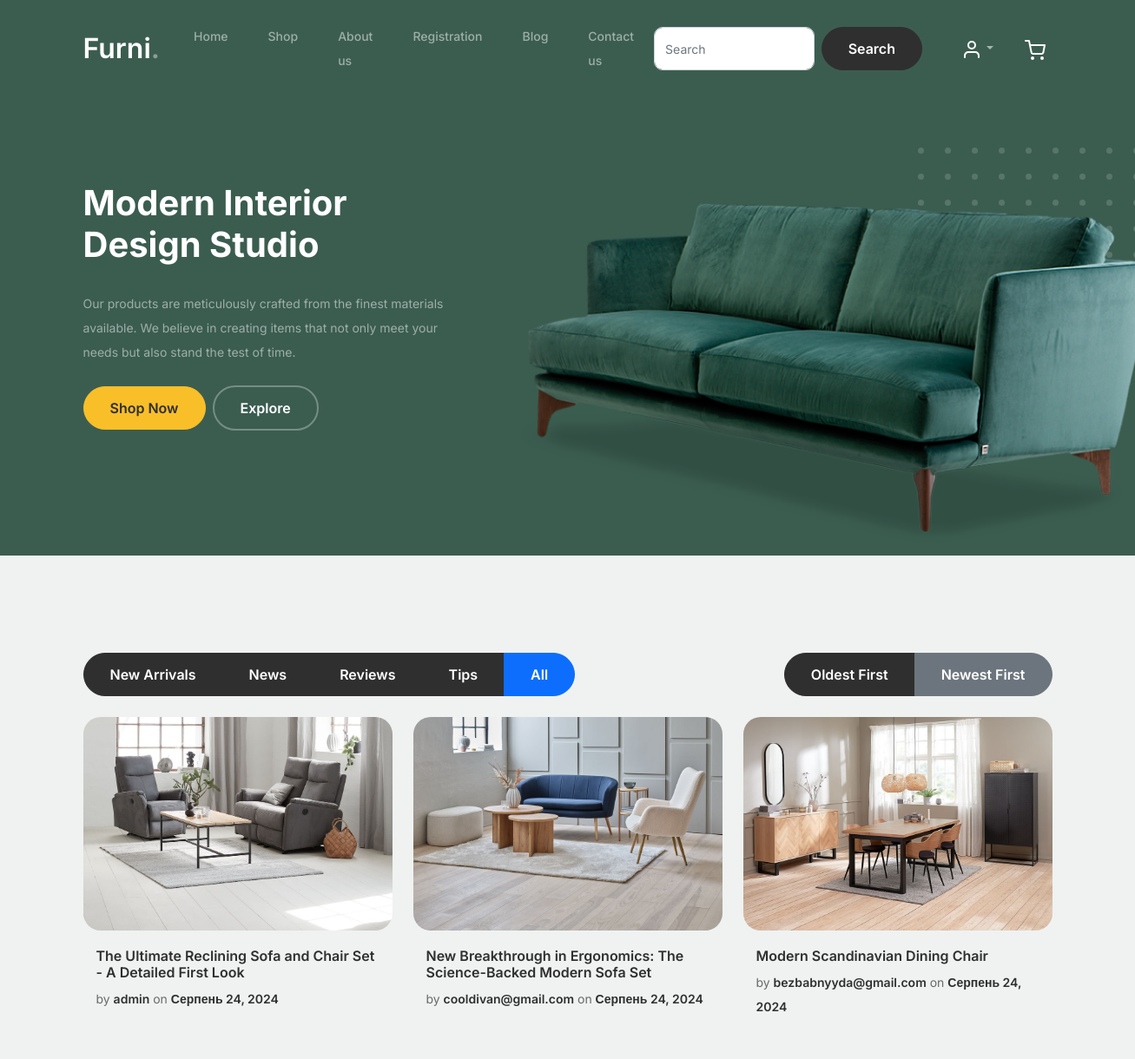
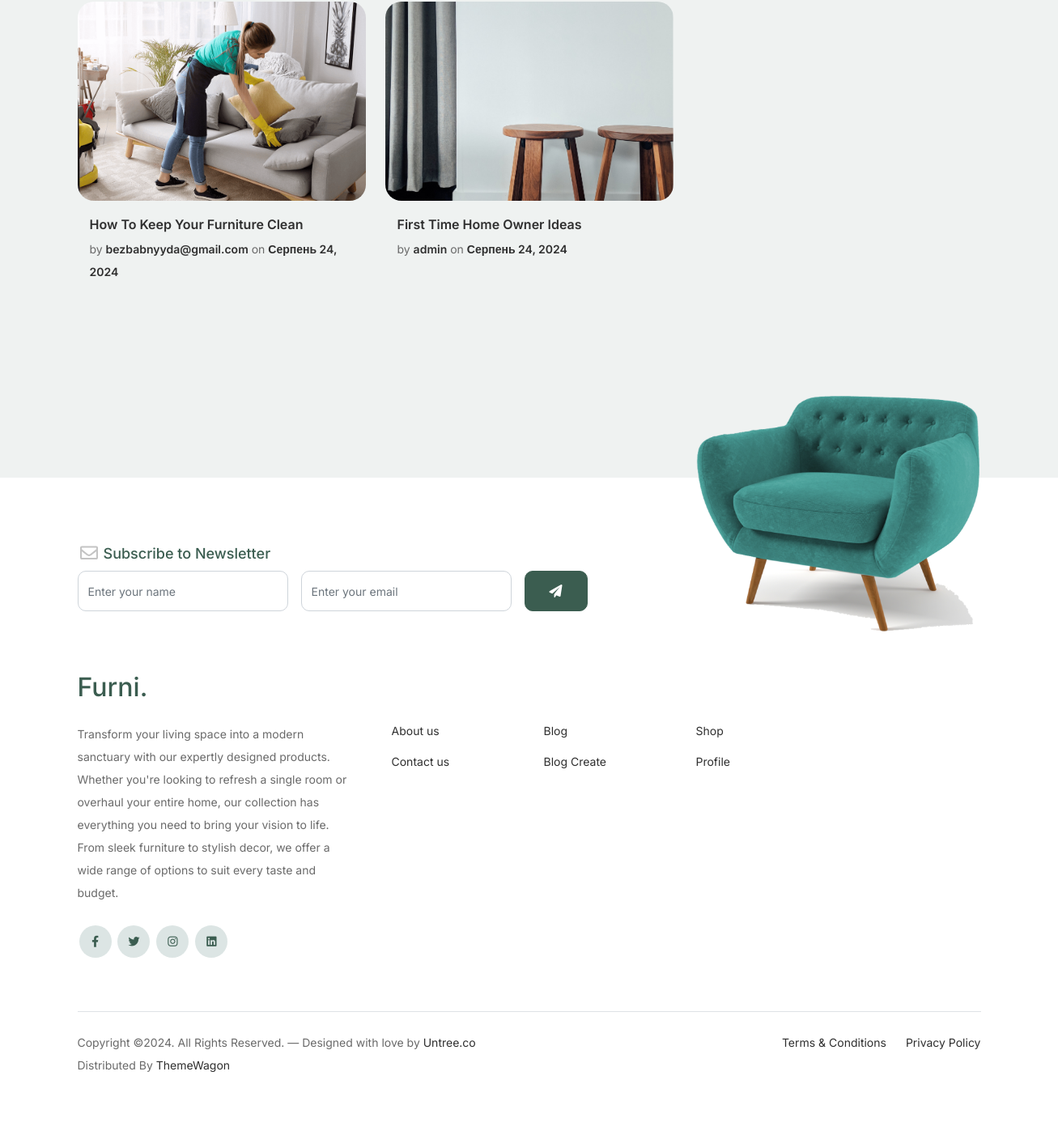
Screenshot of /blog/ with the database file from the repository (2 pictures, top to bottom).
### shop/models.py (models this page shows, shortened)
class BlogCategory(models.Model):
    name = models.CharField(max_length=200, db_index=True)
    slug = models.SlugField(max_length=200, db_index=True, unique=True)
    class Meta:
        ordering = ('name',)
        verbose_name = 'Категория блога'
        verbose_name_plural = 'Категории блога'

class BlogPost(models.Model):
    author = models.ForeignKey(User, on_delete=models.CASCADE)
    title = models.CharField(max_length=200)
    content = models.TextField()
    created_at = models.DateTimeField(auto_now_add=True)
    category = models.ForeignKey(BlogCategory, related_name='blog_posts', on_delete=models.CASCADE)  # Используем BlogCategory
    def get_absolute_url(self):
        return reverse('shop:blog_detail', args=[str(self.id)])

class BlogImage(models.Model):
    blog_post = models.ForeignKey(BlogPost, on_delete=models.CASCADE, related_name='images')
    image = models.ImageField(upload_to='blog_images/')

### shop/views.py (the view)
# urls.py: path('blog/', views.blog, name='blog'),
def blog(request):
    category_slug = request.GET.get('category')
    sort_by_date = request.GET.get('sort_by_date', 'desc')
    blog_posts = BlogPost.objects.all()
    if category_slug:
        category = get_object_or_404(BlogCategory, slug=category_slug)
        blog_posts = blog_posts.filter(category=category)
    if sort_by_date == 'asc':
        blog_posts = blog_posts.order_by('created_at')
    else:
        blog_posts = blog_posts.order_by('-created_at')
    categories = BlogCategory.objects.all()
    return render(request, 'shop/blog.html', {
        'blog_posts': blog_posts,
        'categories': categories,
        'selected_category': category_slug,
        'sort_by_date': sort_by_date,
    })

### shop/forms.py
class SubscriptionForm(forms.ModelForm):
    class Meta:
        model = Subscriber
        fields = ['name', 'email']
    name = forms.CharField(max_length=100, widget=forms.TextInput(attrs={
        'class': 'form-control',
        'placeholder': 'Enter your name',
    }))
    email = forms.EmailField(widget=forms.EmailInput(attrs={
        'class': 'form-control',
        'placeholder': 'Enter your email',
    }))

### shop/context_processors.py (called while the page is built)
def subscription_form(request):
    return {'subscription_form': SubscriptionForm()}

### shopping_cart/cart.py (called while the page is built)
    def __len__(self):
        return sum(item['quantity'] for item in self.cart.values())

    def get_total_quantity(self):
        return self.__len__()

### shopping_cart/context_processors.py (called while the page is built)
def cart(request):
    return {'cart': Cart(request)}

### templates/shop/blog.html (shortened to what this page needs)
{% extends 'shop/base.html' %}
{% load static %}
{% block content %}
<div class="blog-section">
    <div class="container">
        <div class="row mb-4">
            <div class="col-12">
                <div class="btn-group" role="group">
                    {% for category in categories %}
                    <a href="?category={{ category.slug }}&sort_by_date={{ sort_by_date }}" class="btn btn-outline-primary {% if selected_category == category.slug %}active{% endif %}">
                        {{ category.name }}
                    </a>
                    {% endfor %}
                    <a href="?sort_by_date={{ sort_by_date }}" class="btn btn-outline-primary {% if not selected_category %}active{% endif %}">
                        All
                    </a>
                </div>
                <div class="btn-group float-end" role="group">
                    <a href="?sort_by_date=asc{% if selected_category %}&category={{ selected_category }}{% endif %}" class="btn btn-outline-secondary {% if sort_by_date == 'asc' %}active{% endif %}">
                        Oldest First
                    </a>
                    <a href="?sort_by_date=desc{% if selected_category %}&category={{ selected_category }}{% endif %}" class="btn btn-outline-secondary {% if sort_by_date == 'desc' %}active{% endif %}">
                        Newest First
                    </a>
                </div>
            </div>
        </div>
        <div class="row">
            {% for post in blog_posts %}
            <div class="col-12 col-sm-6 col-md-4 mb-5">
                <div class="post-entry">
                    <a href="{{ post.get_absolute_url }}" class="post-thumbnail">
                        {% if post.images.first %}
                        <img src="{{ post.images.first.image.url }}" alt="{{ post.title }}" class="img-fluid">
                        {% else %}
                        <img src="{% static 'shop/images/default-post.jpg' %}" alt="Default Image" class="img-fluid">
                        {% endif %}
                    </a>
                    <div class="post-content-entry">
                        <h3><a href="{{ post.get_absolute_url }}">{{ post.title }}</a></h3>
                        <div class="meta">
                            <span>by <a href="#">{{ post.author.username }}</a></span>
                            <span>on <a href="#">{{ post.created_at|date:"F d, Y" }}</a></span>
                        </div>
                    </div>
                </div>
            </div>
            {% endfor %}
        </div>
    </div>
</div>
{% endblock %}

### templates/shop/base.html (shortened to what this page needs)
{% load crispy_forms_tags %}
{% load static %}
<!doctype html>
<html lang="en">
<head>
  <link href="{% static 'shop/css/bootstrap.min.css' %}" rel="stylesheet">
  <link href="https://cdnjs.cloudflare.com/ajax/libs/font-awesome/6.0.0-beta3/css/all.min.css" rel="stylesheet">
  <link href="{% static 'shop/css/tiny-slider.css' %}" rel="stylesheet">
  <link href="{% static 'shop/css/style.css' %}" rel="stylesheet">
</head>
<body>
  <nav class="custom-navbar navbar navbar navbar-expand-md navbar-dark bg-dark" arial-label="Furni navigation bar">
    <div class="container">
      <a class="navbar-brand" href="{% url 'shop:index' %}">Furni<span>.</span></a>
      <div class="collapse navbar-collapse" id="navbarsFurni">
           <ul class="custom-navbar-nav navbar-nav ms-auto mb-2 mb-md-0">
               <li class="nav-item {% if request.resolver_match.url_name == 'shop:index' %}active{% endif %}">
               <a class="nav-link" href="{% url 'shop:index' %}">Home</a>
               </li>
               <li class="nav-item {% if request.resolver_match.url_name == 'shop:product_list' %}active{% endif %}">
                <a class="nav-link" href="{% url 'shop:product_list' %}">Shop</a>
               </li>
               <li class="nav-item {% if request.resolver_match.url_name == 'shop:about' %}active{% endif %}">
               <a class="nav-link" href="{% url 'shop:about' %}">About us</a>
               </li>
               {% if not user.is_authenticated %}
    <li class="nav-item {% if request.resolver_match.url_name == 'shop:register' %}active{% endif %}">
        <a class="nav-link" href="{% url 'shop:register' %}">Registration</a>
    </li>
{% else %}
    <li class="nav-item {% if request.resolver_match.url_name == 'shop:blog_create' %}active{% endif %}">
        <a class="nav-link" href="{% url 'shop:blog_create' %}">Create post</a>
    </li>
{% endif %}
               <li class="nav-item {% if request.resolver_match.url_name == 'shop:blog' %}active{% endif %}">
               <a class="nav-link" href="{% url 'shop:blog' %}">Blog</a>
               </li>
               <li class="nav-item {% if request.resolver_match.url_name == 'shop:contact' %}active{% endif %}">
               <a class="nav-link" href="{% url 'shop:contact' %}">Contact us</a>
               </ul>
            <form class="d-flex ms-auto" method="GET" action="{% url 'shop:search' %}">
                <input class="form-control me-2" type="search" placeholder="Search" aria-label="Search" name="q" value="{{ request.GET.q }}">
                <button class="btn btn-outline-light" type="submit">Search</button>
            </form>
            <ul class="custom-navbar-cta navbar-nav mb-2 mb-md-0 ms-5 d-flex align-items-center">
            <li class="nav-item dropdown">
             <a class="nav-link dropdown-toggle" href="#" id="navbarDropdown" role="button" data-bs-toggle="dropdown" aria-expanded="false">
            <img src="{% static 'shop/images/user.svg' %}" alt="User">
           </a>
    </li>
          <li class="nav-item">
              <a class="nav-link position-relative" href="{% url 'shopping_cart:cart_detail' %}">
                <img src="{% static 'shop/images/cart.svg' %}" alt="Cart">
              </a>
          </li>
</ul>
      </div>
    </div>
  </nav>
  <div class="hero">
    <div class="container">
      <div class="row justify-content-between">
        <div class="col-lg-5">
          <div class="intro-excerpt">
            <h1>Modern Interior <span class="d-block">Design Studio</span></h1>
            <p class="mb-4">Our products are meticulously crafted from the finest materials available. We believe in creating items that not only meet your needs but also stand the test of time. </p>
            <p><a href="{% url 'shop:product_list' %}" class="btn btn-secondary me-2">Shop Now</a><a href="{% url 'shop:blog' %}" class="btn btn-white-outline">Explore</a></p>
          </div>
        </div>
        <div class="col-lg-7">
          <div class="hero-img-wrap">
            <img src="{% static 'shop/images/couch.png' %}" class="img-fluid" alt="Couch">
          </div>
        </div>
      </div>
    </div>
  </div>
 {% block content %}
 {% endblock %}
  <footer class="footer-section">
    <div class="container relative">
      <div class="sofa-img">
        <img src="{% static 'shop/images/sofa.png' %}" alt="Sofa" class="img-fluid">
      </div>
      <div class="row">
    <div class="col-lg-8">
        <div class="subscription-form">
            <h3 class="d-flex align-items-center"><span class="me-1"><img src="{% static 'shop/images/envelope-outline.svg' %}" alt="Newsletter" class="img-fluid"></span><span>Subscribe to Newsletter</span></h3>
            <form action="{% url 'shop:subscribe' %}" method="post" class="row g-3">
             <div class="col-auto">
        {{ subscription_form.name }}
    </div>
    <div class="col-auto">
        {{ subscription_form.email }}
    </div>
    <div class="col-auto">
        <button type="submit" class="btn btn-primary">
            <span class="fa fa-paper-plane"></span>
        </button>
    </div>
</form>
        </div>
    </div>
</div>
      <div class="row g-5 mb-5">
        <div class="col-lg-4">
          <div class="mb-4 footer-logo-wrap"><a href="{% url 'shop:index' %}" class="footer-logo">Furni<span>.</span></a></div>
          <p class="mb-4">Transform your living space into a modern sanctuary with our expertly designed products. Whether you're looking to refresh a single room or overhaul your entire home, our collection has everything you need to bring your vision to life. From sleek furniture to stylish decor, we offer a wide range of options to suit every taste and budget.</p>
          <ul class="list-unstyled custom-social">
            <li><a href="https://www.facebook.com" target="_blank"><span class="fa fa-brands fa-facebook-f"></span></a></li>
            <li><a href="https://www.twitter.com" target="_blank"><span class="fa fa-brands fa-twitter"></span></a></li>
            <li><a href="https://www.instagram.com" target="_blank"><span class="fa fa-brands fa-instagram"></span></a></li>
            <li><a href="https://www.linkedin.com" target="_blank"><span class="fa fa-brands fa-linkedin"></span></a></li>
          </ul>
        </div>
        <div class="col-lg-8">
          <div class="row links-wrap">
            <div class="col-6 col-sm-6 col-md-3">
              <ul class="list-unstyled">
                <li><a href="{% url 'shop:about' %}">About us</a></li>
                <li><a href="{% url 'shop:contact' %}">Contact us</a></li>
              </ul>
            </div>
            <div class="col-6 col-sm-6 col-md-3">
              <ul class="list-unstyled">
                <li><a href="{% url 'shop:blog' %}">Blog</a></li>
                <li><a href="{% url 'shop:blog_create' %}">Blog Create</a></li>
              </ul>
            </div>
            <div class="col-6 col-sm-6 col-md-3">
              <ul class="list-unstyled">
                <li><a href="{% url 'shop:product_list' %}">Shop</a></li>
                <li><a href="{% url 'shop:profile' %}">Profile</a></li>
                              </ul>
            </div>
            <div class="col-6 col-sm-6 col-md-3">
            </div>
          </div>
        </div>
      </div>
      <div class="border-top copyright">
        <div class="row pt-4">
          <div class="col-lg-6">
            <p class="mb-2 text-center text-lg-start">Copyright &copy;. All Rights Reserved. &mdash; Designed with love by <a href="https://untree.co">Untree.co</a> Distributed By <a href="https://themewagon.com">ThemeWagon</a>
            </p>
          </div>
          <div class="col-lg-6 text-center text-lg-end">
            <ul class="list-unstyled d-inline-flex ms-auto">
              <li class="me-4"><a href="https://en.wikipedia.org/wiki/Terms_of_service" target="_blank">Terms &amp; Conditions</a></li>
              <li><a href="https://en.wikipedia.org/wiki/Privacy_policy" target="_blank">Privacy Policy</a></li>
            </ul>
          </div>
        </div>
      </div>
    </div>
  </footer>
</body>
</html>

### templates/shop/blog.html (style rules this page uses)
.post-thumbnail img { width: 356px; height: 246px; object-fit: cover; }

### rows the page displays
BlogCategory: name "New Arrivals"
BlogCategory: name "News"
BlogCategory: name "Reviews"
BlogCategory: name "Tips"
BlogPost: images.first.image (picture), title "The Ultimate Reclining Sofa and Chair Set - A Detailed First Look", author.username "admin", created_at "Серпень 24, 2024"
BlogPost: images.first.image (picture), title "New Breakthrough in Ergonomics: The Science-Backed Modern Sofa Set", author.username "cooldivan@gmail.com", created_at "Серпень 24, 2024"
BlogPost: images.first.image (picture), title "Modern Scandinavian Dining Chair", author.username "bezbabnyyda@gmail.com", created_at "Серпень 24, 2024"
BlogPost: images.first.image (picture), title "How To Keep Your Furniture Clean", author.username "bezbabnyyda@gmail.com", created_at "Серпень 24, 2024"
BlogPost: images.first.image (picture), title "First Time Home Owner Ideas", author.username "admin", created_at "Серпень 24, 2024"
